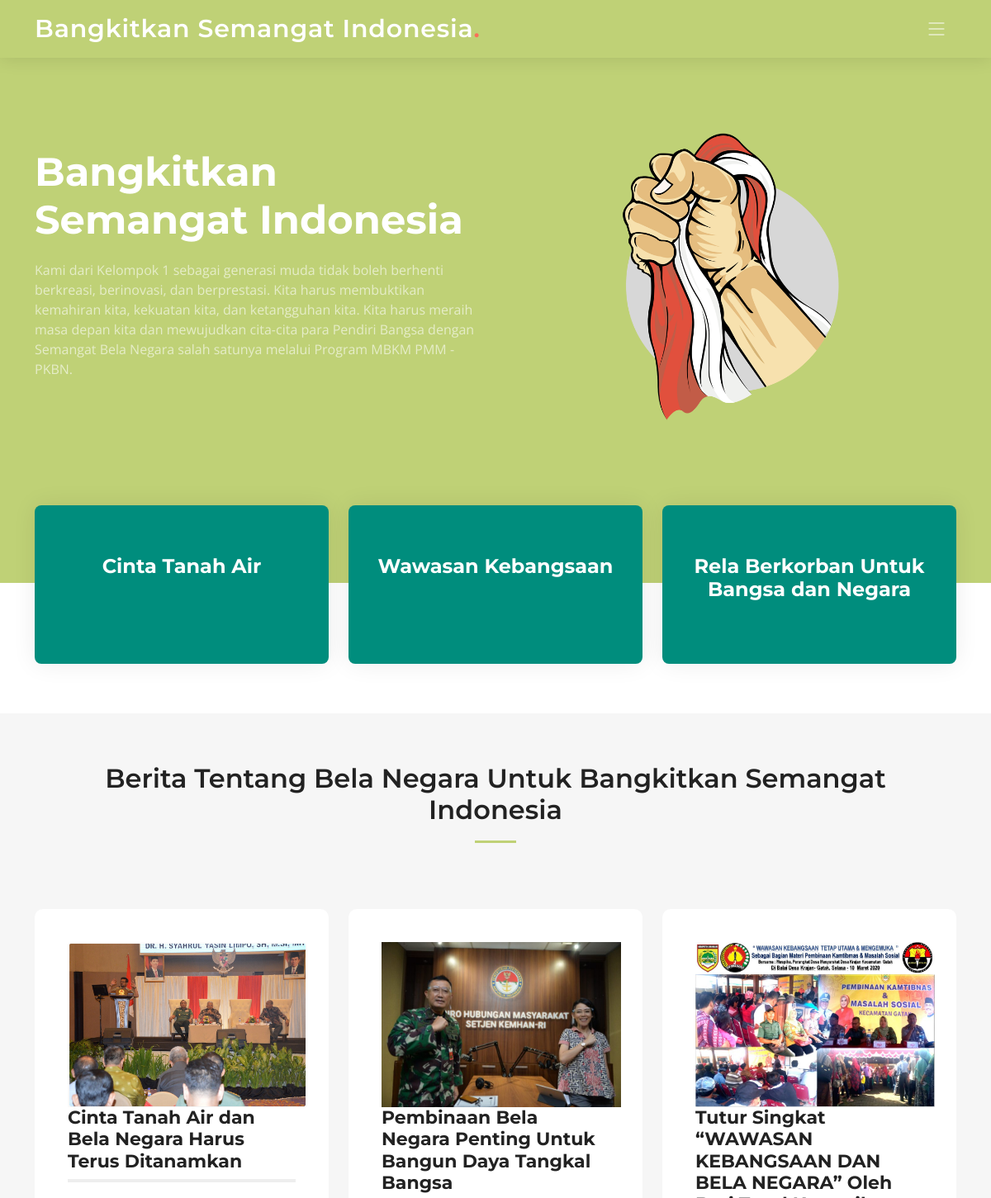
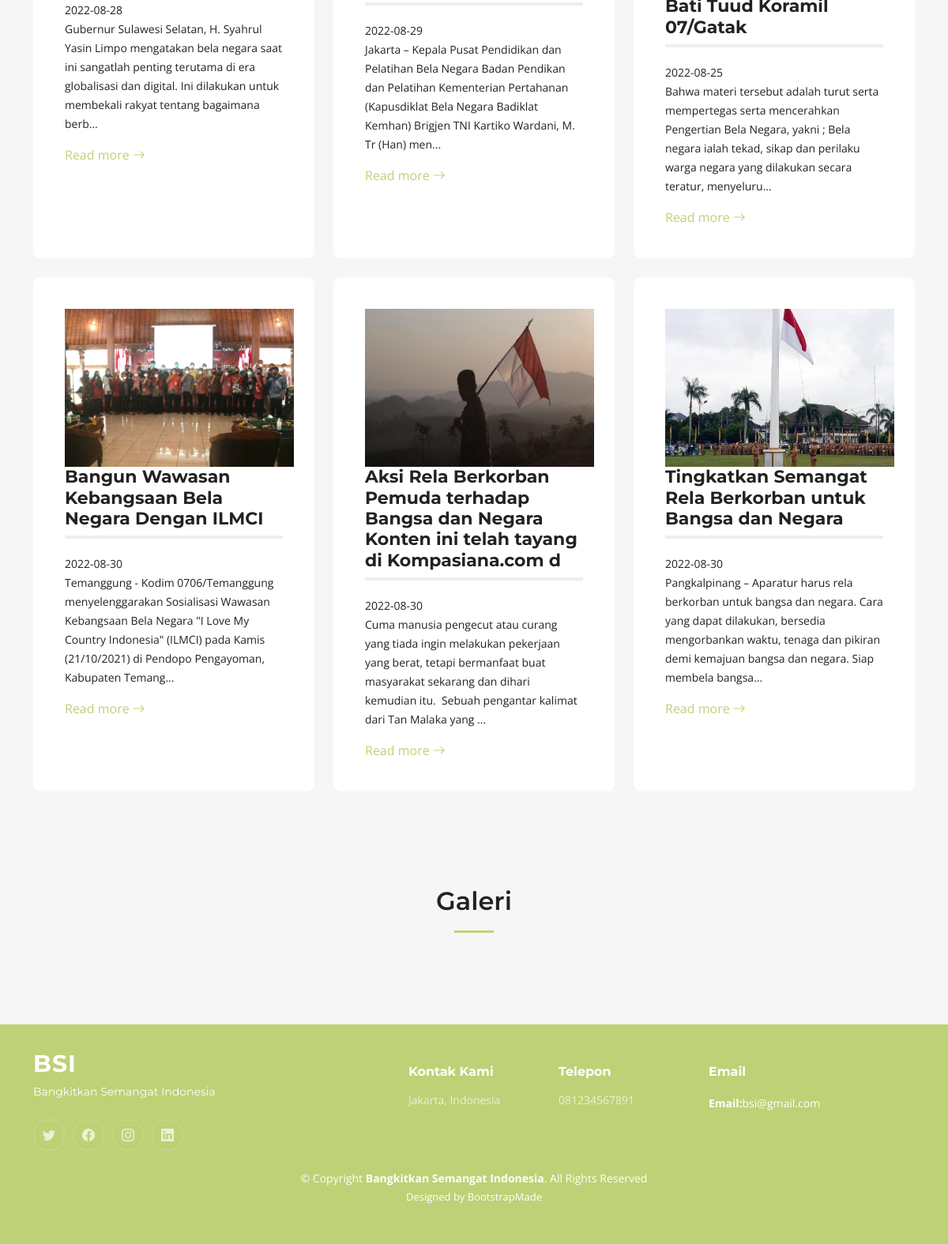
The page / on the database its author committed (2 pictures, top to bottom).
### tables this page shows
CREATE TABLE `kategori` (
  `id_kategori` int(11) NOT NULL,
  `kategori` varchar(50) NOT NULL
);

CREATE TABLE `artikel` (
  `id_artikel` int(11) NOT NULL,
  `judul` varchar(100) NOT NULL,
  `artikel` text NOT NULL,
  `tanggal` date NOT NULL,
  `gambar` varchar(100) NOT NULL,
  `id_kategori` int(11) NOT NULL
);

### index.php (the view, shortened to what this page needs)
<?php include 'admin\_config.php'; ?>
<!DOCTYPE html>
<html lang="en">
<head>
    <link href="assets/vendor/bootstrap/css/bootstrap.min.css" rel="stylesheet">
    <link href="assets/vendor/bootstrap-icons/bootstrap-icons.css" rel="stylesheet">
    <link href="assets/vendor/aos/aos.css" rel="stylesheet">
    <link href="assets/vendor/glightbox/css/glightbox.min.css" rel="stylesheet">
    <link href="assets/vendor/swiper/swiper-bundle.min.css" rel="stylesheet">
    <link href="assets/css/main.css" rel="stylesheet">
</head>
<body>
    <header id="header" class="header d-flex align-items-center">
        <div class="container-fluid container-xl d-flex align-items-center justify-content-between">
            <a href="index.html" class="logo d-flex align-items-center">
                <h1>Bangkitkan Semangat Indonesia<span>.</span></h1>
            </a>
            <i class="mobile-nav-toggle mobile-nav-show bi bi-list"></i>
        </div>
    </header>
    <section id="hero" class="hero">
        <div class="container position-relative">
            <div class="row gy-5" data-aos="fade-in">
                <div class="col-lg-6 order-2 order-lg-1 d-flex flex-column justify-content-center text-center text-lg-start">
                    <h2>Bangkitkan Semangat <span>Indonesia</span></h2>
                    <p>Kami dari Kelompok 1 sebagai generasi muda tidak boleh berhenti berkreasi, berinovasi, dan berprestasi. Kita harus membuktikan kemahiran kita, kekuatan kita, dan ketangguhan kita. Kita harus meraih masa depan kita dan mewujudkan cita-cita para Pendiri Bangsa dengan Semangat Bela Negara salah satunya melalui Program MBKM PMM - PKBN.</p>
                </div>
                <div class="col-lg-6 order-1 order-lg-2">
                    <img src="assets/img/bela-negara.png" class="img-fluid" alt="" data-aos="zoom-out" data-aos-delay="100">
                </div>
            </div>
        </div>
        <div id="kategori" class="icon-boxes position-relative">
            <div class="container position-relative">
                <div class="row gy-4 mt-5">
                    <?php
                    $data = mysqli_query($con, "SELECT * FROM kategori");
                    foreach ($data as $row) : ?>
                        <div class="col-xl-4 col-md-6" data-aos="fade-up" data-aos-delay="100">
                            <div class="icon-box">
                                <h4 class="title"><a href="detail_kategori.php?id_kategori=<?= $row['id_kategori'] ?>" class="stretched-link">
                                        <td><?= $row['kategori'] ?></td>
                                    </a></h4>
                            </div>
                        </div>
                    <?php endforeach; ?>
                </div>
            </div>
        </div>
    </section>
    <main id="main">
        <section id="artikel" class="services sections-bg">
            <div class="container" data-aos="fade-up">
                <div class="section-header">
                    <h2>Berita Tentang Bela Negara Untuk Bangkitkan Semangat Indonesia</h2>
                </div>
                <div class="row gy-4" data-aos="fade-up" data-aos-delay="100">
                    <?php
                    $data = mysqli_query($con, "SELECT * FROM artikel");
                    foreach ($data as $row) : ?>
                        <div class="col-lg-4 col-md-6">
                            <div class="service-item  position-relative">
                                <p><img src="<?= "http://localhost/bangkit_indonesia/admin/img_artikel/" . $row['gambar'] ?>" width="290" height="200"></p>
                                <h3><?= $row['judul'] ?></h3>
                                <p><?= $row['tanggal'] ?></p>
                                <p><?= substr($row['artikel'], 0, 200) . '...' ?></p>
                                <a href="detail_artikel.php?id_artikel=<?= $row['id_artikel'] ?>" class="readmore stretched-link">Read more <i class="bi bi-arrow-right"></i></a>
                            </div>
                        </div>
                    <?php endforeach; ?>
                </div>
            </div>
        </section>
        <section id="gallery" class="services sections-bg">
            <div class="container" data-aos="fade-up">
                <div class="section-header">
                    <h2>Galeri</h2>
                </div>
            </div>
        </section>
    </main>
    <footer id="footer" class="footer">
        <div class="container">
            <div class="row gy-4">
                <div class="col-lg-5 col-md-12 footer-info">
                    <a href="index.html" class="logo d-flex align-items-center">
                        <span>BSI</span>
                    </a>
                    <p>Bangkitkan Semangat Indonesia</p>
                    <div class="social-links d-flex mt-4">
                        <a href="#" class="twitter"><i class="bi bi-twitter"></i></a>
                        <a href="#" class="facebook"><i class="bi bi-facebook"></i></a>
                        <a href="#" class="instagram"><i class="bi bi-instagram"></i></a>
                        <a href="#" class="linkedin"><i class="bi bi-linkedin"></i></a>
                    </div>
                </div>
                <div class="col-lg-2 col-6 footer-links">
                    <h4>Kontak Kami</h4>
                    <ul>
                        <li><a href="#">Jakarta, Indonesia</a></li>
                    </ul>
                </div>
                <div class="col-lg-2 col-6 footer-links">
                    <h4>Telepon</h4>
                    <ul>
                        <li><a href="#">081234567891</a></li>
                    </ul>
                </div>
                <div class="col-lg-3 col-md-12 footer-contact text-center text-md-start">
                    <h4>Email</h4>
                    <strong>Email:</strong>bsi@gmail.com<br>
                </div>
            </div>
        </div>
        <div class="container mt-4">
            <div class="copyright">
                &copy; Copyright <strong><span>Bangkitkan Semangat Indonesia</span></strong>. All Rights Reserved
            </div>
            <div class="credits">
                Designed by <a href="https://bootstrapmade.com/">BootstrapMade</a>
            </div>
        </div>
    </footer>
</body>
</html>

### assets/css/main.css (style rules this page uses)
:root { --font-default: "Open Sans", system-ui, -apple-system, "Segoe UI", Roboto, "Helvetica Neue", Arial, "Noto Sans", "Liberation Sans", sans-serif, "Apple Color Emoji", "Segoe UI Emoji", "Segoe UI Symbol", "Noto Color Emoji"; --font-primary: "Montserrat", sans-serif; --font-secondary: "Poppins", sans-serif; }
:root { --color-default: #222222; --color-primary: #bfd176; --color-secondary: #2844a0; }
:root { scroll-behavior: smooth; }
body { font-family: var(--font-default); color: var(--color-default); }
a { color: var(--color-primary); text-decoration: none; }
h1, h2, h3, h4, h5, h6 { font-family: var(--font-primary); }
section { padding: 60px 0; overflow: hidden; }
.sections-bg { background-color: #f6f6f6; }
.section-header { text-align: center; padding-bottom: 60px; }
.section-header h2 { font-size: 32px; font-weight: 600; margin-bottom: 20px; padding-bottom: 20px; position: relative; }
.section-header h2:after { content: ""; position: absolute; display: block; width: 50px; height: 3px; background: var(--color-primary); left: 0; right: 0; bottom: 0; margin: auto; }
.header { transition: all 0.5s; z-index: 997; height: 90px; background-color: var(--color-primary); }
.header.sticked { position: fixed; top: 0; right: 0; left: 0; height: 70px; box-shadow: 0px 2px 20px rgba(0, 0, 0, 0.1); }
.header .logo h1 { font-size: 30px; margin: 0; font-weight: 600; letter-spacing: 0.8px; color: #fff; font-family: var(--font-primary); }
.header .logo h1 span { color: #f96f59; }
.sticked-header-offset { margin-top: 70px; }
section { scroll-margin-top: 70px; }
@media (max-width: 1279px) { .mobile-nav-show { color: rgba(255, 255, 255, 0.6); font-size: 28px; cursor: pointer; line-height: 0; transition: 0.5s; z-index: 9999; margin-right: 10px; } }
.services { padding: 60px 0; }
.services .service-item { padding: 40px; background: #fff; height: 100%; border-radius: 10px; }
.services .service-item h3 { color: var(--color-default); font-weight: 700; margin: 0 0 20px 0; padding-bottom: 8px; font-size: 22px; position: relative; display: inline-block; border-bottom: 4px solid #eeeeee; transition: 0.3s; }
.services .service-item p { line-height: 24px; font-size: 14px; margin-bottom: 0; }
.services .service-item .readmore { margin-top: 15px; display: inline-block; color: var(--color-primary); }
.hero { width: 100%; position: relative; background: var(--color-primary); padding: 60px 0 0 0; }
.hero h2 { font-size: 48px; font-weight: 700; margin-bottom: 20px; color: #fff; }
.hero p { color: rgba(255, 255, 255, 0.6); font-weight: 400; margin-bottom: 30px; }
.hero .icon-boxes { padding-bottom: 60px; }
@media (min-width: 1200px) { .hero .icon-boxes:before { content: ""; position: absolute; bottom: 0; left: 0; right: 0; height: calc(50% + 20px); background-color: #fff; } }
.hero .icon-box { padding: 60px 30px; position: relative; overflow: hidden; background: #008d7d; box-shadow: 0 0 29px 0 rgba(0, 0, 0, 0.08); transition: all 0.3s ease-in-out; border-radius: 8px; z-index: 1; height: 100%; width: 100%; text-align: center; }
.hero .icon-box .title { font-weight: 700; margin-bottom: 15px; font-size: 24px; }
.hero .icon-box .title a { color: #fff; transition: 0.3s; }
.footer { font-size: 14px; background-color: var(--color-primary); padding: 50px 0; color: white; }
.footer .footer-info .logo { line-height: 0; margin-bottom: 25px; }
.footer .footer-info .logo span { font-size: 30px; font-weight: 700; letter-spacing: 1px; color: #fff; font-family: var(--font-primary); }
.footer .footer-info p { font-size: 14px; font-family: var(--font-primary); }
.footer .social-links a { display: flex; align-items: center; justify-content: center; width: 40px; height: 40px; border-radius: 50%; border: 1px solid rgba(255, 255, 255, 0.2); font-size: 16px; color: rgba(255, 255, 255, 0.7); margin-right: 10px; transition: 0.3s; }
.footer h4 { font-size: 16px; font-weight: bold; position: relative; padding-bottom: 12px; }
.footer .footer-links { margin-bottom: 30px; }
.footer .footer-links ul { list-style: none; padding: 0; margin: 0; }
.footer .footer-links ul li { padding: 10px 0; display: flex; align-items: center; }
.footer .footer-links ul li:first-child { padding-top: 0; }
.footer .footer-links ul a { color: rgba(255, 255, 255, 0.7); transition: 0.3s; display: inline-block; line-height: 1; }
.footer .copyright { text-align: center; }
.footer .credits { padding-top: 4px; text-align: center; font-size: 13px; }
.footer .credits a { color: #fff; }

### rows shown on the page
kategori: kategori "Cinta Tanah Air"
kategori: kategori "Wawasan Kebangsaan"
kategori: kategori "Rela Berkorban Untuk Bangsa dan Negara"
artikel: gambar (picture), judul "Cinta Tanah Air dan Bela Negara Harus Terus Ditanamkan", tanggal "2022-08-28", artikel "Gubernur Sulawesi Selatan, H. Syahrul Yasin Limpo mengatakan bela negara saat ini sangatlah penting terutama di era globalisasi dan digital. Ini dilakukan untuk membekali rakyat tentang bagaimana berb"
artikel: gambar (picture), judul "Pembinaan Bela Negara Penting Untuk Bangun Daya Tangkal Bangsa", tanggal "2022-08-29", artikel "Jakarta – Kepala Pusat Pendidikan dan Pelatihan Bela Negara Badan Pendikan dan Pelatihan Kementerian Pertahanan (Kapusdiklat Bela Negara Badiklat Kemhan) Brigjen TNI Kartiko Wardani, M. Tr (Han) men"
artikel: gambar (picture), judul "Tutur Singkat “WAWASAN KEBANGSAAN DAN BELA NEGARA” Oleh Bati Tuud Koramil 07/Gatak", tanggal "2022-08-25", artikel "Bahwa materi tersebut adalah turut serta mempertegas serta mencerahkan Pengertian Bela Negara, yakni ; Bela negara ialah tekad, sikap dan perilaku warga negara yang dilakukan secara teratur, menyeluru"
artikel: gambar (picture), judul "Bangun Wawasan Kebangsaan Bela Negara Dengan ILMCI", tanggal "2022-08-30", artikel "Temanggung - Kodim 0706/Temanggung menyelenggarakan Sosialisasi Wawasan Kebangsaan Bela Negara \"I Love My Country Indonesia\" (ILMCI) pada Kamis (21/10/2021) di Pendopo Pengayoman, Kabupaten Temang"
artikel: gambar (picture), judul "Aksi Rela Berkorban Pemuda terhadap Bangsa dan Negara Konten ini telah tayang di Kompasiana.com d", tanggal "2022-08-30", artikel "Cuma manusia pengecut atau curang yang tiada ingin melakukan pekerjaan yang berat, tetapi bermanfaat buat masyarakat sekarang dan dihari kemudian itu. Sebuah pengantar kalimat dari Tan Malaka yang"
artikel: gambar (picture), judul "Tingkatkan Semangat Rela Berkorban untuk Bangsa dan Negara", tanggal "2022-08-30", artikel "Pangkalpinang – Aparatur harus rela berkorban untuk bangsa dan negara. Cara yang dapat dilakukan, bersedia mengorbankan waktu, tenaga dan pikiran demi kemajuan bangsa dan negara. Siap membela bangsa"
